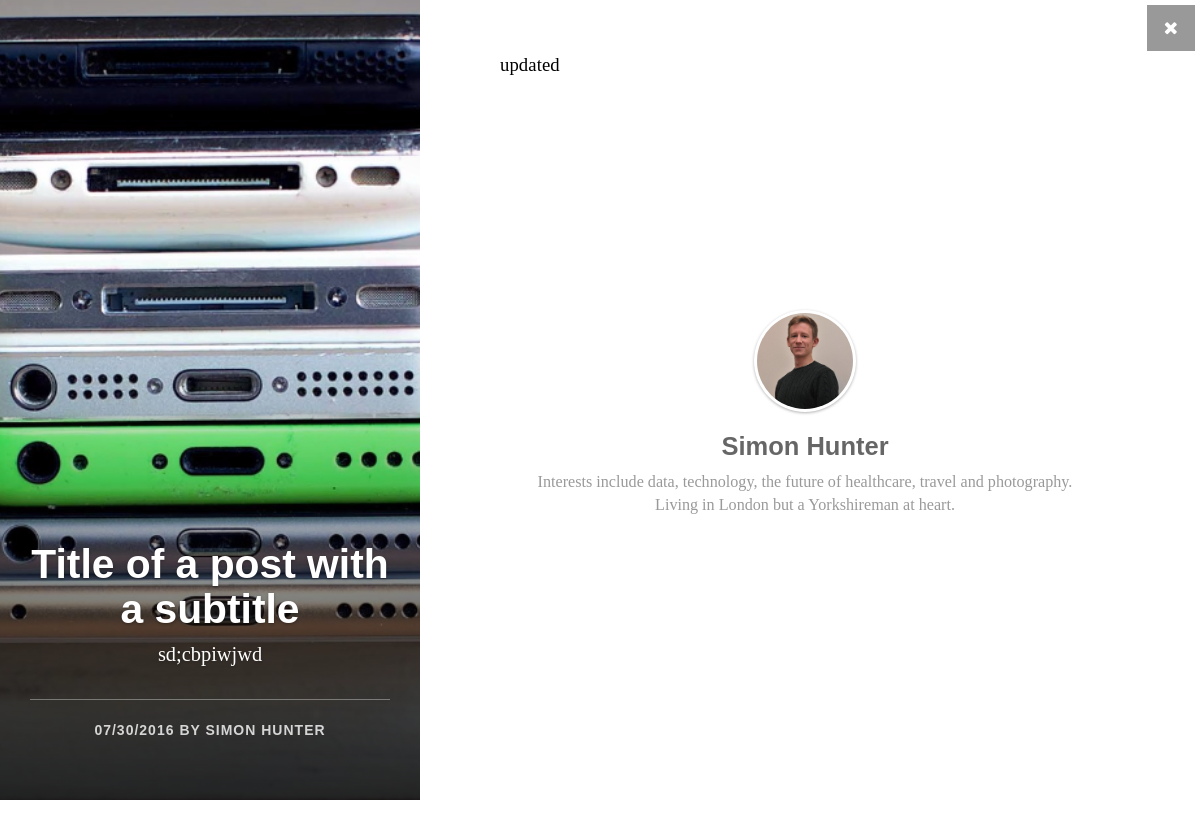
/title-of-a-post-with-a-subtitle/, run on the app's committed database.
### app/models.py (models this page shows, shortened)
class BlogEntry(db.Model):
    id = db.Column(db.Integer, primary_key=True)
    title = db.Column(db.String(64), index=True)
    subtitle = db.Column(db.String(120), index=True)
    slug = db.Column(db.String(64), index=True, unique=True)
    content = db.Column(db.Text)
    published = db.Column(db.Boolean, index=True)
    timestamp = db.Column(db.DateTime, default=datetime.datetime.now, index=True)

### app/views.py (the view)
def detail(slug):
    print(slug)
    if session.get('logged_in'):
        query = db.session.query(BlogEntry)
    else:
        query = db.session.query(BlogEntry.published)
    entry = get_object_or_404(BlogEntry, BlogEntry.slug == slug)
    return render_template('detail.html', entry=entry)

### app/views.py (called while the page is built)
def get_object_or_404(model, *criterion):
    try:
        return db.session.query(model).filter(*criterion).one()
    except exc.NoResultFound, exc.MultipleResultsFound:
        abort(404)

### app/templates/detail.html (shortened to what this page needs)
{% extends "base.html" %}
{% block extra_head %}
<link rel=stylesheet id='genericons-css' type=text/css href="{{ url_for('static', filename='css/genericons.css') }}" />
<link rel=stylesheet id='jetpack_css-css' type=text/css href="{{ url_for('static', filename='css/jetpack.css') }}" />
<link rel=stylesheet id='enlightenment-web-fonts-css' type=text/css href="{{ url_for('static', filename='css/googlefonts.css') }}" />
<link rel=stylesheet id='enlightenment-theme-stylesheet-css' type=text/css href="{{ url_for('static', filename='css/enlightenment-theme.css') }}" />
<link rel='stylesheet' id='fluidbox-css' href='http://demo.onedesigns.com/graceunderpressure/journal/wp-content/themes/graceunderpressure/core/css/fluidbox.css' type='text/css' media='all'/>
{% endblock %}
{% block content %}
<body class="single single-post postid-24 single-format-standard custom-background navbar-position-right header-position-left custom-header custom-header-image" itemscope itemtype="http://schema.org/WebPage">
	<a id="menu-toggle" href="/data/" class="btn btn-dark btn-lg toggle"><i class="fa fa-times"></i></a>
		<div id="page" class="site">
			<div id="content" class="site-content">
				<main id="primary" class="content-area hfeed">
					<article id="post-24" class="post-24 post type-post status-publish format-standard has-post-thumbnail hentry category-travel-advice tag-confessions tag-tips tag-travel" itemscope itemprop="blogPost" itemtype="http://schema.org/BlogPosting">
						<header class="entry-header" style="background-image: url({{ url_for('static', filename='img/iphone3.png') }});">
							<div class="entry-header-inner">
								<h1 class="entry-title" itemprop="headline">
									{{ entry.title }}</h1>
									<div class="entry-summary" itemprop="text">
										<p>{{ entry.subtitle }}</p>
									</div>
									<div class="entry-meta">
										<span class="entry-date">
											<time class="published updated" datetime="2016-04-04T15:22:38+00:00">{{ entry.timestamp.strftime('%m/%d/%Y') }}</time></span>
											by <span class="entry-author">
												<span class="author vcard">
													Simon Hunter
												</span>
											</span>
										</div>
									</div>
								</header>
								<div class="entry">
									<div class="entry-inner">
										<div class="entry-content" itemprop="text">
											<div class="container-fluid main-container">
                        {{ entry.content | safe }}
												</div>
											</div>
											<footer class="entry-meta entry-utility">
												<div class="author-card"><img alt='' src="{{ url_for('static', filename='img/me.jpg') }}" class='avatar avatar-96 photo' height='96' width='96'/> <h3 class="entry-author">
													<span class="author vcard">
														<a class="url fn n" href="/" title="Simon Hunter" rel="author">
															Simon Hunter</a>
														</span>
													</h3>
													<p>Interests include data, technology, the future of healthcare, travel and photography. Living in London but a Yorkshireman at heart.</p>
												</div></footer>
											</div>
										</div>
									</article>
								</main>
							</div>
						</div>
	</body>
	</html>
	{% endblock %}

### app/static/css/stylish-portfolio.css (style rules this page uses)
html, body { width: 100%; height: 100%; }
body { font-family: "Source Sans Pro","Helvetica Neue",Helvetica,Arial,sans-serif; }
.btn-dark { border-radius: 0; color: #fff; background-color: rgba(0,0,0,0.4); }
#menu-toggle { z-index: 3; position: fixed; top: 0; right: 0; }
.toggle { margin: 5px 5px 0 0; }

### app/templates/detail.html (style rules this page uses)
html { font-size:17px }
h1,h2,h3,h4,h5,h6,.navbar-brand { font-family:Montserrat,sans-serif }
.site-description,.entry-content,.entry-utility,.archive-description,.blog.blog-design-blog .entry-summary,.single .entry-summary,.page .page .entry-summary,.blog.blog-design-list .entry-summary,.archive .entry-summary,.search .entry-summary,.error404 .entry-summary,.entry-content,.more-link,.comment-content,#infscr-loading { font-family:PT Serif,serif }
.custom-background,.custom-background .entry,.custom-background.navbar-position-left.archive .site-content,.custom-background.navbar-position-left.search .site-content,.custom-background.navbar-position-left.error404 .site-content,.custom-background.navbar-position-left.header-position-right.blog.blog-design-list .site-content,.custom-background.navbar-position-left.header-position-right.archive .site-content,.custom-background.navbar-position-left.header-position-right.search .site-content,.custom-background.navbar-position-left.header-position-right.error404 .site-content,.custom-background.navbar-position-left.header-position-right.blog.blog-design-blog .entry,.custom-background.navbar-position-left.header-position-right.single .entry,.custom-background.navbar-position-left.header-position-right.page .page .entry,.custom-background.navbar-position-left.blog.blog-design-blog .entry,.custom-background.navbar-position-left.single .entry,.custom-background.navbar-position-left.page .page .entry { background-color:#ffffff; }

### data on the page
BlogEntry: title "Title of a post with a subtitle", subtitle "sd;cbpiwjwd", timestamp "07/30/2016", content "updated"
